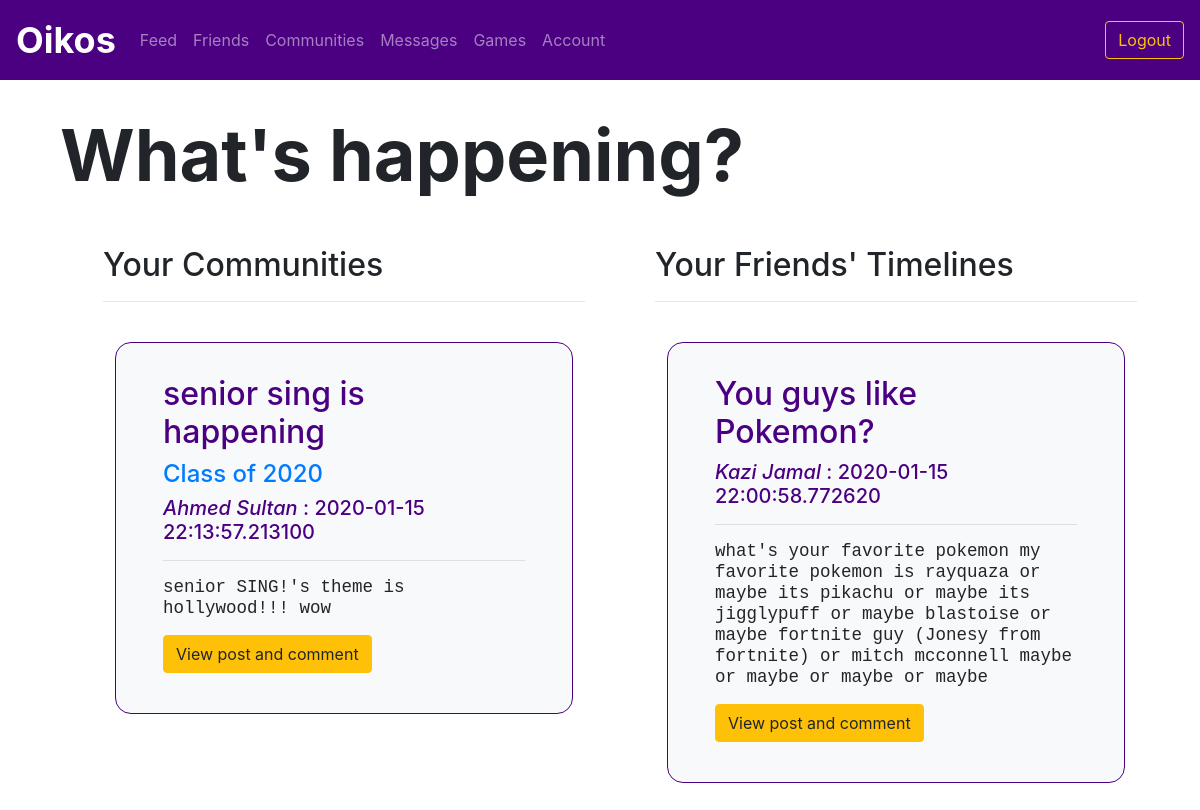
/feed (signed in), run on the app's committed database.
### utl/models.py (models this page shows)
class Post(db.Model):
    postID = db.Column(db.Integer, primary_key=True)
    communityID = db.Column(db.Integer, nullable=True)
    userID = db.Column(db.Integer, nullable=False)
    title = db.Column(db.Text, nullable=False)
    content = db.Column(db.Text, nullable=False)
    timestamp = db.Column(db.DateTime, nullable=False, default=datetime.utcnow)

class Community(db.Model):
    communityID = db.Column(db.Integer, primary_key=True)
    name = db.Column(db.Text, nullable=False)
    description = db.Column(db.Text, nullable=False)

class User(db.Model):
    userID = db.Column(db.Integer, primary_key=True)
    email = db.Column(db.Text, unique=True, nullable=False)
    password = db.Column(db.Text, nullable=False)
    firstName = db.Column(db.Text, nullable=False)
    lastName = db.Column(db.Text, nullable=False)
    displayName = db.Column(db.Text, nullable=False)
    grade = db.Column(db.Text, nullable=False)

### app.py (the view)
@app.route("/feed")
@login_required
def feed():
    communitypost_data = feedfunctions.getCommunityPosts(session['userID'])
    communityposts = {}
    for post in communitypost_data:
        communityposts[post] = []
        communityposts[post].append(postsfunctions.getCreator(post.postID))
        communityposts[post].append(communitiesfunctions.getCommunity(post.communityID))
    timelinepost_data = feedfunctions.getTimelinePosts(session['userID'])
    timelineposts = {}
    for post in timelinepost_data:
        timelineposts[post] = postsfunctions.getCreator(post.postID)
    return render_template("feed.html", communityposts=communityposts, timelineposts=timelineposts)

### app.py (called while the page is built)
def login_required(f):
    @wraps(f)
    def decorated_function(*args, **kwargs):
        if "userID" not in session:
            return redirect(url_for('login'))
        return f(*args, **kwargs)
    return decorated_function

### utl/communities.py (called while the page is built)
def getCommunity(communityID):
    community = Community.query.filter_by(communityID=communityID).first()
    return community

### utl/feed.py (called while the page is built)
def getCommunityPosts(userID):
    members = Member.query.filter_by(userID=userID).all()
    communityID = []
    for member in members:
        communityID.append(member.communityID)
    posts = Post.query.filter(Post.communityID.in_(communityID)).order_by(Post.timestamp.desc())
    return posts

def getTimelinePosts(userID):
    friends = Friend.query.filter_by(userID=userID)
    friendID = []
    for friend in friends:
        friendID.append(friend.friendID)
    posts = Post.query.filter(Post.communityID==None, Post.userID.in_(friendID)).order_by(Post.timestamp.desc())
    return posts

### utl/posts.py (called while the page is built)
def getCreator(postID):
    post = Post.query.filter_by(postID=postID).first()
    userID = post.userID
    user = User.query.filter_by(userID=userID).first()
    return user

### templates/feed.html (shortened to what this page needs)
{% extends "logbase.html" %}
{% block body %}
<div class="content">
     <h1 class="display-3" style="font-weight: 700; padding-left: 5vw; padding-top: 5vh;">What's happening?</h1>
</div>
<div class="row m-5">
    <div class="col-md-6">
        <ul>
            <h2>Your Communities</h2>
            <hr>
            {% for post in communityposts %}
            <div class="row" style="margin-left: 1vw; margin-right: 1vw; margin-top: 5vh;">
                <div class="container bg-light border border-primary" style="padding: 2em; border-radius: 1em;">
                    <div class="col">
                        <h2>{{ post.title }}</h2>
                        <h4><a href="community/{{ communityposts[post][1].communityID }}">{{ communityposts[post][1].name }}</a></h4>
                        <h5> <i>{{ communityposts[post][0].displayName }}</i> : {{ post.timestamp }}<h5>
                        <hr>
                        <pre>{{ post.content }}</pre>
                        <a href="/post/{{ post.postID }}" class="btn btn-warning">View post and comment</a>
                    </div>
                </div>
            </div>
            {% endfor %}
        </ul>
    </div>
    <div class="col-md-6">
        <ul>
            <h2>Your Friends' Timelines</h2>
            <hr>
            {% for post in timelineposts %}
            <div class="row" style="margin-left: 1vw; margin-right: 1vw; margin-top: 5vh;">
                <div class="container bg-light border border-primary" style="padding: 2em; border-radius: 1em;">
                    <div class="col">
                        <h2>{{ post.title }}</h2>
                        <h5> <i>{{ timelineposts[post].displayName }}</i> : {{ post.timestamp }}<h5>
                        <hr>
                        <pre>{{ post.content }}</pre>
                        <a href="/post/{{ post.postID }}" class="btn btn-warning">View post and comment</a>
                    </div>
                </div>
            </div>
            {% endfor %}
        </ul>
    </div>
</div>
{% endblock %}

### templates/logbase.html
{% extends "base.html" %}
{% block profile %}
<li class="nav-item">
    <a class="nav-item nav-link" href="/feed">Feed</a></li>
<li class="nav-item">
    <a class="nav-item nav-link" href="/friends">Friends</a></li>
<li class="nav-item">
    <a class="nav-item nav-link" href="/communities">Communities</a></li>
<li class="nav-item">
    <a class="nav-item nav-link" href="/messages">Messages</a></li>
<li class="nav-item">
    <a class="nav-item nav-link" href="/game">Games</a></li>
<li class="nav-item">
    <a class="nav-item nav-link" href="/me">Account</a></li>
{% endblock %}
{% block loginoptions %}
<form class="form-inline my-2 my-lg-0" action="/logout">
    <button class="btn btn-outline-warning my-2 my-sm-0" type="submit">Logout</button>
</form>
{% endblock %}

### templates/base.html (shortened to what this page needs)
<!DOCTYPE html>
  <html>
  <head>
    <link rel="stylesheet" href="https://stackpath.bootstrapcdn.com/bootstrap/4.4.1/css/bootstrap.min.css"
>
    <link rel="stylesheet" href="{{ url_for('static', filename='css/style.css') }}">
  </head>
  <body>
      <header>
        <nav class="navbar fixed-top navbar-expand-lg navbar-dark bg-primary">
        <a class="navbar-brand" href="/dashboard"><b>Oikos</b></a>
        <div class="collapse navbar-collapse" id="navbarContent">
          <ul class="navbar-nav mr-auto">
            {% block profile %}{% endblock %}
          </ul>
          {% block loginoptions %} {% endblock %}
        </div>
    </nav>
    <br>
    <br>
    <br>
</header>
    {% block body %} {% endblock %}
  </body>
</html>

### static/css/style.css (style rules this page uses)
.bg-primary { background-color: indigo !important; }
.border-primary { color: indigo !important; }
.nav-item { color: white; }
.navbar .navbar-brand { font-size: 36px; }
.border-primary { border-color: indigo !important; }
pre { white-space: pre-wrap; word-wrap: break-word; }

### data on the page
Post: title "senior sing is happening", timestamp "2020-01-15 22:13:57.213100", content "senior SING!'s theme is hollywood!!! wow"
Community: name "Class of 2020"
User: displayName "Ahmed Sultan"
Post: title "You guys like Pokemon?", timestamp "2020-01-15 22:00:58.772620", content "what's your favorite pokemon my favorite pokemon is rayquaza or maybe its pikachu or maybe its jigglypuff or maybe blastoise or maybe fortnite guy (Jonesy from fortnite) or mitch mcconnell maybe or maybe or maybe or maybe…"
User: displayName "Kazi Jamal"
